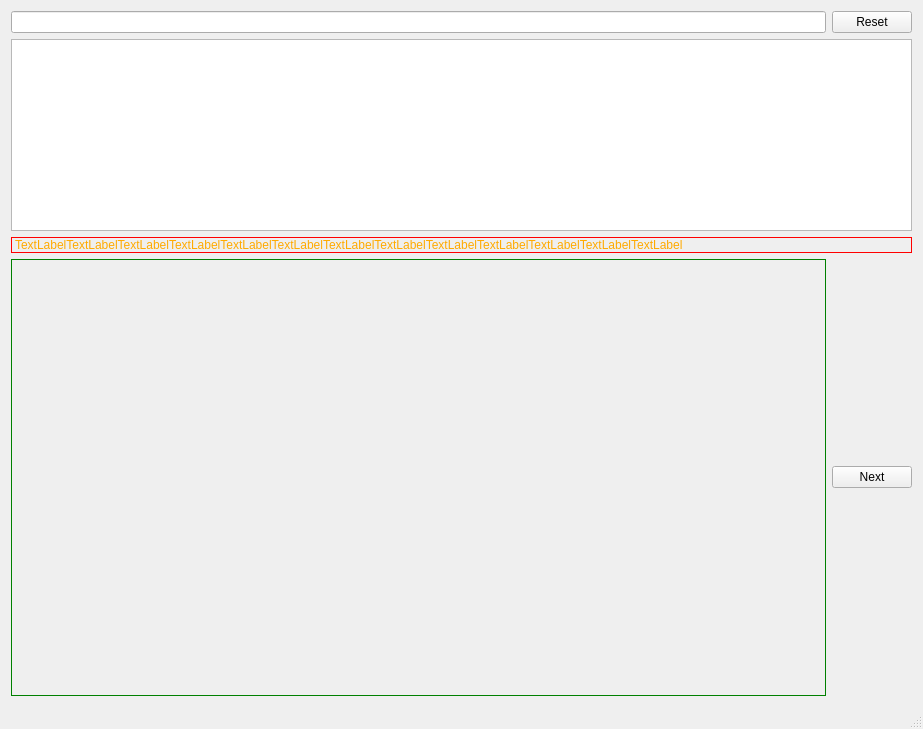
<?xml version="1.0" encoding="UTF-8"?>
<ui version="4.0">
 <class>QZuesTestClass</class>
 <widget class="QMainWindow" name="QZuesTestClass">
  <property name="geometry">
   <rect>
    <x>0</x>
    <y>0</y>
    <width>923</width>
    <height>729</height>
   </rect>
  </property>
  <property name="windowTitle">
   <string>QZuesTest</string>
  </property>
  <widget class="QWidget" name="centralWidget">
   <layout class="QVBoxLayout" name="verticalLayout">
    <item>
     <layout class="QHBoxLayout" name="horizontalLayout">
      <item>
       <widget class="QZuesLineEdit" name="txtZues"/>
      </item>
      <item>
       <widget class="QPushButton" name="btnReset">
        <property name="text">
         <string>Reset</string>
        </property>
       </widget>
      </item>
     </layout>
    </item>
    <item>
     <widget class="QZuesListView" name="listView">
      <property name="sizePolicy">
       <sizepolicy hsizetype="Expanding" vsizetype="Preferred">
        <horstretch>0</horstretch>
        <verstretch>0</verstretch>
       </sizepolicy>
      </property>
      <property name="styleSheet">
       <string notr="true">font: 50pt &quot;Adobe Arabic&quot;;
color:red;</string>
      </property>
     </widget>
    </item>
    <item>
     <widget class="QZuesLabel" name="lblZues">
      <property name="sizePolicy">
       <sizepolicy hsizetype="Ignored" vsizetype="Preferred">
        <horstretch>0</horstretch>
        <verstretch>0</verstretch>
       </sizepolicy>
      </property>
      <property name="styleSheet">
       <string notr="true">border:1px solid red;
color: rgb(255, 170, 0);
font: 75 14pt &quot;Adobe Caslon Pro Bold&quot;;</string>
      </property>
      <property name="text">
       <string>TextLabelTextLabelTextLabelTextLabelTextLabelTextLabelTextLabelTextLabelTextLabelTextLabelTextLabelTextLabelTextLabel</string>
      </property>
     </widget>
    </item>
    <item>
     <layout class="QHBoxLayout" name="horizontalLayout_2">
      <item>
       <widget class="QZuesAnimationStackWidget" name="stkTest" native="true">
        <property name="sizePolicy">
         <sizepolicy hsizetype="Expanding" vsizetype="Expanding">
          <horstretch>0</horstretch>
          <verstretch>0</verstretch>
         </sizepolicy>
        </property>
        <property name="minimumSize">
         <size>
          <width>0</width>
          <height>0</height>
         </size>
        </property>
        <property name="styleSheet">
         <string notr="true">border:1px solid green;</string>
        </property>
       </widget>
      </item>
      <item>
       <widget class="QPushButton" name="btnNextPage">
        <property name="sizePolicy">
         <sizepolicy hsizetype="Fixed" vsizetype="Fixed">
          <horstretch>0</horstretch>
          <verstretch>0</verstretch>
         </sizepolicy>
        </property>
        <property name="text">
         <string>Next</string>
        </property>
       </widget>
      </item>
     </layout>
    </item>
   </layout>
  </widget>
  <widget class="QStatusBar" name="statusBar"/>
 </widget>
 <layoutdefault spacing="6" margin="11"/>
 <customwidgets>
  <customwidget>
   <class>QZuesLabel</class>
   <extends>QLabel</extends>
   <header>qzueslabel.h</header>
  </customwidget>
  <customwidget>
   <class>QZuesLineEdit</class>
   <extends>QLineEdit</extends>
   <header>qzueslineedit.h</header>
  </customwidget>
  <customwidget>
   <class>QZuesListView</class>
   <extends>QListView</extends>
   <header>qzueslistview.h</header>
  </customwidget>
  <customwidget>
   <class>QZuesAnimationStackWidget</class>
   <extends>QWidget</extends>
   <header>qzuesanimationstackwidget.h</header>
   <container>1</container>
  </customwidget>
 </customwidgets>
 <resources>
  <include location="qzuestest.qrc"/>
 </resources>
 <connections/>
</ui>
